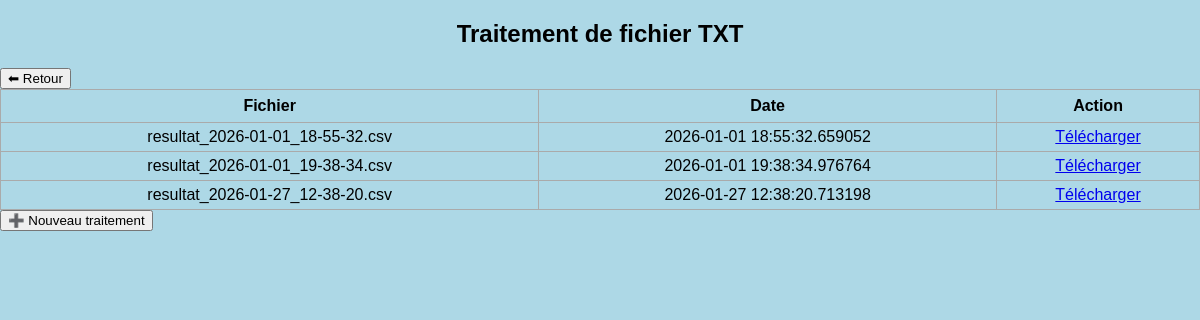
The app's page /dashboard (signed in) with its own data.
### app.py (models this page shows)
class ProcessedFile(db.Model):
    __tablename__ = "processed_file"
    id = db.Column(db.Integer, primary_key=True)
    filename = db.Column(db.String(200), nullable=False)
    created_at = db.Column(db.DateTime, default=datetime.utcnow)
    user_id = db.Column(db.Integer, db.ForeignKey("users.id"), nullable=False)

### app.py (the view)
@app.route("/dashboard")
@login_required
def dashboard():
    files = ProcessedFile.query.filter_by(user_id=current_user.id).all()
    return render_template("dashboard.html", files=files)

### app.py (called while the page is built)
@login_manager.user_loader
def load_user(user_id):
    return User.query.get(int(user_id))

### templates/dashboard.html (shortened to what this page needs)
{% extends 'base.html' %}
{% block body %}
    <div class="content">
        <h2 style="text-align: center">Traitement de fichier TXT</h2>
        <div>
            <a href="/"><button>⬅ Retour</button></a>
            <table>
                <tr>
                    <th>Fichier</th>
                    <th>Date</th>
                    <th>Action</th>
                </tr>
                {% for f in files %}
                <tr>
                    <td>{{ f.filename }}</td>
                    <td>{{ f.created_at }}</td>
                    <td>
                    <a href="{{ url_for('download', filename=f.filename) }}">
                        Télécharger
                    </a>
                    </td>
                </tr>
                {% endfor %}
            </table>
            <a href="{{ url_for('traitement') }}"><button>➕ Nouveau traitement</button></a>
        </div>
    </div>
{% endblock %}

### static/css/main.css (style rules this page uses)
body, html { margin: 0; font-family: sans-serif; background-color: lightblue; }
.content { margin-left: auto; margin-right: auto; width: 100%; border-collapse: collapse; }
table, td, th { border: 1px solid #aaa; }
table { border-collapse: collapse; width: 100%; }
th { height: 30px; }
td { text-align: center; padding: 5px; }

### records on screen
ProcessedFile: filename "resultat_2026-01-01_18-55-32.csv", created_at "2026-01-01 18:55:32.659052"
ProcessedFile: filename "resultat_2026-01-01_19-38-34.csv", created_at "2026-01-01 19:38:34.976764"
ProcessedFile: filename "resultat_2026-01-27_12-38-20.csv", created_at "2026-01-27 12:38:20.713198"
